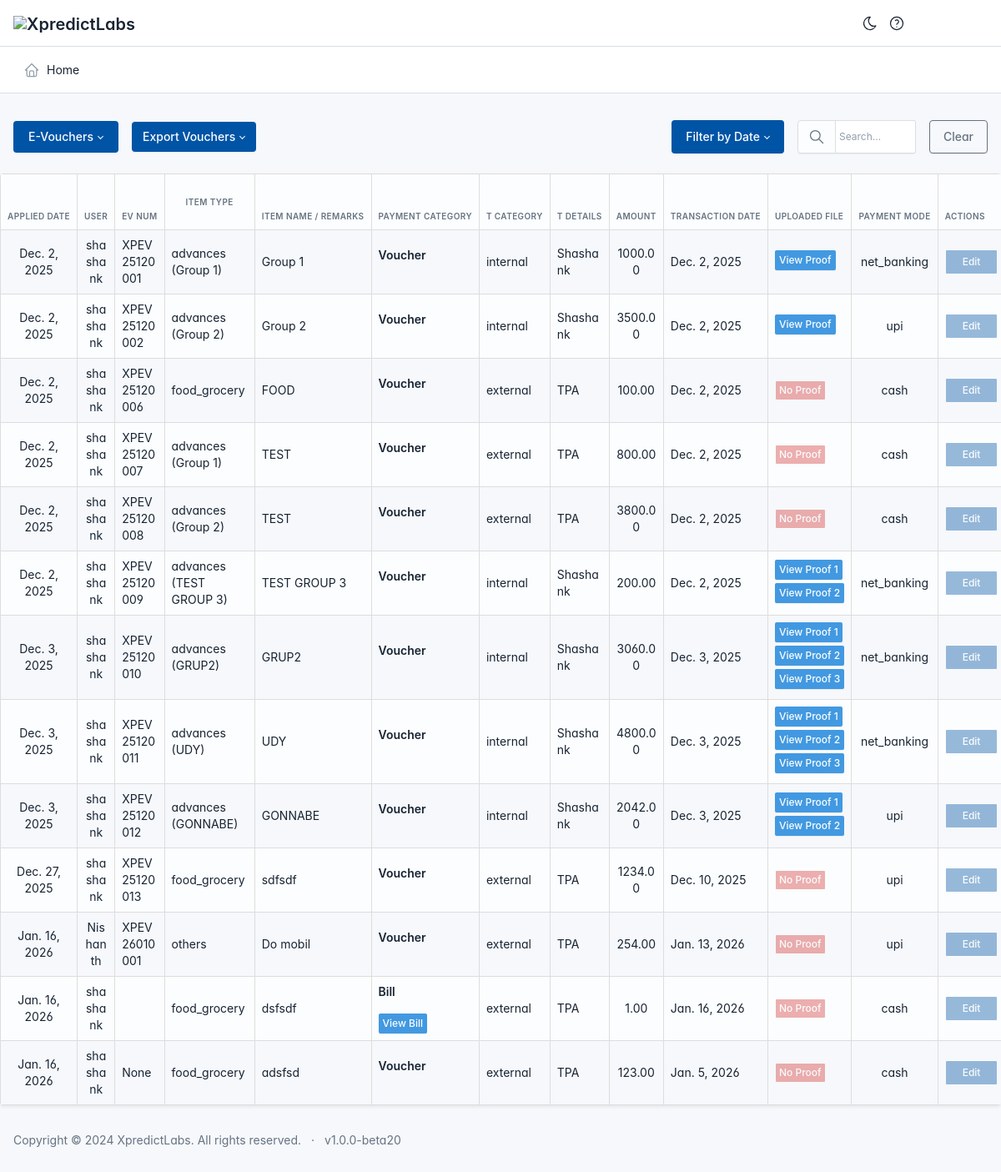
The app's page /website/search/ with its own data.
### website/models.py (models this page shows, shortened)
class Expense(models.Model):
    ITEM_TYPES = [
        ('fright_transportation', 'Fright/Transportation'),
        ('food_grocery', 'Food/Grocery'),
        ('fuel_oil', 'Fuel and Oil'),
        ('others', 'Others'),
        ('vendor', 'Vendor'),
        ('reimbursement', 'Reimbursement'),
        ('site_services', 'Site Services'),
        ('advances', 'Advances'),
        ('travelling', 'Travelling'),
        ('electricity_bill', 'Electricity Bill'),
        ('internet_bill', 'Internet Bill'),
        ('postage_telegram', 'Postage and Telegram'),
        ('machine_repair', 'Machine Repair and Maintenance'),
        ('conveyance', 'Conveyance'),
        ('stationary_printing', 'Stationary and Printing'),
        ('hospitality', 'Hospitality'),
        ('medicine', 'Medicine'),
    ]
    TRANSACTION_CATEGORY_CHOICES = [
        ('internal', 'Internal'),
        ('external', 'External'),
    ]
    PAYMENT_MODE_CHOICES = [
        ('cash', 'Cash'),
        ('upi', 'UPI'),
        ('net_banking', 'Net Banking'),
        ('debit_card', 'Debit Card'),
        ('credit_card', 'Credit Card'),
    ]
    PAYMENT_OPTIONS = [
    ('bill', 'Bill'),
    ('voucher', 'Voucher'),
    ('gst', 'GST'),
     ('2_wheeler', '2-Wheeler'),
    ('4_wheeler', '4-Wheeler'),
]
    created_by = models.ForeignKey(User, on_delete=models.CASCADE, related_name='created_expenses', null=True, blank=True)
    item_type = models.CharField(max_length=50, choices=ITEM_TYPES, blank=True, null=True)
    item_name = models.CharField(max_length=100, blank=True, null=True)
    date = models.DateField(auto_now_add=True)
    transaction_option = models.CharField(max_length=20, choices=PAYMENT_OPTIONS, null=True)
    bill_photo = models.FileField(upload_to='bills/', blank=True, null=True)
    voucher_number = models.CharField(max_length=100, blank=True, null=True)
    transaction_category = models.CharField(max_length=100, choices=TRANSACTION_CATEGORY_CHOICES, blank=True, null=True)
    internal_option = models.CharField(max_length=100, null=True, blank=True, default='abs')
    external_type = models.CharField(max_length=100, null=True, blank=True, default='legs')
    gst_photo = models.ImageField(upload_to='gst_photos/', null=True, blank=True)
    payment_mode = models.CharField(max_length=20, choices=PAYMENT_MODE_CHOICES, blank=True, null=True)
    proof_photo = models.FileField(upload_to='proofs/', blank=True, null=True)
    amount = models.DecimalField(max_digits=10, decimal_places=2, blank=True, null=True)
    transaction_details = models.TextField(null=True, blank=True)
    evoucher_number = models.CharField(max_length=100, blank=True, null=True)
    transaction_date = models.DateField(null=True, blank=True)
    status = models.CharField(max_length=20, choices=[('pending', 'Pending'), ('paid', 'Paid'), ('rejected', 'Rejected')], default='pending')
    is_draft = models.BooleanField(default=False)
    advance_group = models.ForeignKey('AdvanceGroup', on_delete=models.SET_NULL, null=True, blank=True)
    rejection_reason = models.TextField(blank=True, null=True, default='NONE')
    is_approved = models.BooleanField(default=False)
    is_rejected = models.BooleanField(default=False)
    km = models.DecimalField(max_digits=10, decimal_places=2, blank=True, null=True)  # Kilometers field
    conveyance = models.ForeignKey('Conveyance', on_delete=models.SET_NULL, null=True, blank=True)  # Use string for Conveyance
    delete_requested = models.BooleanField(default=False)
    is_allocation = models.BooleanField(default=False)

class AdvanceGroup(models.Model):
    name = models.CharField(max_length=255)
    total_advance = models.DecimalField(max_digits=10, decimal_places=2, default=0)
    used_advance = models.DecimalField(max_digits=10, decimal_places=2, default=0)
    created_at = models.DateTimeField(auto_now_add=True)
    remaining_balance = models.DecimalField(max_digits=12, decimal_places=2, default=0)
    is_closed = models.BooleanField(default=False)
    leader = models.ForeignKey(User, on_delete=models.SET_NULL, null=True, blank=True, related_name="led_advance_groups")
    payment_mode = models.CharField(max_length=50,
    choices=[
        ("cash", "Cash"),
        ("upi", "UPI"),
        ("net_banking", "Net Banking"),
        ("cheque", "Cheque"),
        ("other", "Other"),
    ],
    default="net_banking",
)

class ProofPhoto(models.Model):
    expense = models.ForeignKey(Expense, related_name='proof_photos', on_delete=models.CASCADE)
    file = models.FileField(upload_to='proofs/')

### website/views.py (the view, shortened to what this page needs)
# urls.py: path('search/', views.search_view, name='search_view'),
def search_view(request):
    search_query = request.GET.get('search', '')
    expenses = Expense.objects.all()
    return render(request, 'xp/item_form.html', {'expenses': expenses, 'search_query': search_query})

### templates/xp/item_form.html (shortened to what this page needs)
{% extends 'base.html' %}
{% block content %}
<div class="container-fluid mt-5">
    <div class="row mb-4">
        <div class="col-12 col-md-8 d-flex justify-content-start align-items-center flex-wrap gap-3 mb-3 mb-md-0">
            <div class="dropdown">
                <button class="btn btn-primary btn dropdown-toggle" type="button" id="voucherDropdown" data-bs-toggle="dropdown" aria-expanded="false" style="padding: 8px 17px;">
                    E-Vouchers
                </button>
            </div>
            <div class="dropdown">
                <button class="btn btn-primary dropdown-toggle " type="button" id="exportDropdown" data-bs-toggle="dropdown" aria-expanded="false" style="padding: 7px 12px;">
                Export Vouchers
                </button>
            </div>
        </div>
        <div class="col-12 col-md-4 d-flex justify-content-end align-items-center gap-3">
                    <div class="dropdown">
            <button class="btn btn-primary dropdown-toggle" type="button" id="filterDateButton" data-bs-toggle="dropdown" aria-expanded="false">
            Filter by Date
            </button>
        </div>
            <form method="get" action="{% url 'item_form' %}" autocomplete="off" class="d-flex align-items-center gap-2">
                <div class="input-group">
                    <span class="input-group-text bg-light">
                    </span>
                    <input type="text" name="q" value="{{ request.GET.q }}" class="form-control form-control-sm" placeholder="Search…" aria-label="Search">
                </div>
            </form>
            <a href="?" class="btn btn-outline-secondary btn-md" id="clearButton">Clear</a>
        </div>
    </div>
</div>
    <div id="expenseTableContainer" class="table-responsive shadow-sm rounded">
        <table class="table table-striped table-hover align-middle" style="border-collapse: collapse;">
            <thead class="table-dark">
                <tr>
                    <th style="width: 12%; border: 1px solid #ddd; padding: 8px;">Applied Date</th>
                    <th style="width: 30%; border: 1px solid #ddd; padding: 8px;">User</th>
                    <th style="width: 22%; border: 1px solid #ddd; padding: 8px;">EV num</th>
                    <th style="width: 22%; border: 1px solid #ddd; padding: 25px;">Item Type</th>
                    <th style="width: 15%; border: 1px solid #ddd; padding: 8px;">Item Name / Remarks</th>
                    <th style="width: 15%; border: 1px solid #ddd; padding: 8px;">Payment Category</th>
                    <th style="width: 10%; border: 1px solid #ddd; padding: 8px;">T Category</th>
                    <th style="width: 10%; border: 1px solid #ddd; padding: 8px;">T Details</th>
                    <th style="width: 10%; border: 1px solid #ddd; padding: 8px;">Amount</th>
                    <th style="width: 10%; border: 1px solid #ddd; padding: 8px;">Transaction Date</th>
                    <th style="width: 15%; border: 1px solid #ddd; padding: 8px;">Uploaded File</th>
                    <th style="width: 10%; border: 1px solid #ddd; padding: 8px;">Payment Mode</th>
                    <th style="width: 10%; border: 1px solid #ddd; padding: 8px;">Actions</th>
                </tr>
            </thead>
            <tbody>
                {% for exp in expenses %}
                <tr>
                    <td class="text-center" style="border: 1px solid #ddd; padding: 8px;">{{ exp.date }}</td>
                    <td class="text-center" style="border: 1px solid #ddd; padding: 8px;">{{ exp.created_by }}</td>
                    <td style="border: 1px solid #ddd; padding: 8px;">{{ exp.evoucher_number }}</td>
                    <td style="border: 1px solid #ddd; padding: 8px;">
                      {{ exp.item_type }}
                      {% if exp.item_type == 'advances' %}
                        ({{ exp.advance_group.name }})
                      {% endif %}
                    </td>
                    <td style="border: 1px solid #ddd; padding: 8px;">{{ exp.item_name }}</td>
                    <td style="border: 1px solid #ddd; padding: 8px;">
                        <div>
                          {% if exp.transaction_option == 'gst' and exp.gst_photo %}
                            <p><strong>GST</strong></p>
                            <a href="#" class="btn btn-info btn-sm" data-bs-toggle="modal" data-bs-target="#gstModal{{ exp.id }}">View GST</a>
                            <div class="modal fade" id="gstModal{{ exp.id }}" tabindex="-1" aria-labelledby="gstModalLabel{{ exp.id }}" aria-hidden="true">
                              <div class="modal-dialog modal-dialog-centered modal-lg">
                                <div class="modal-content">
                                  <div class="modal-header">
                                    <h5 class="modal-title" id="gstModalLabel{{ exp.id }}">GST Photo</h5>
                                    <button type="button" class="btn-close" data-bs-dismiss="modal" aria-label="Close"></button>
                                  </div>
                                  <div class="modal-body text-center">
                                    <img src="{{ exp.gst_photo.url }}" alt="GST Photo" class="img-fluid rounded shadow mb-3" style="max-height: 500px;">
                                    <div>
                                      <a href="{{ exp.gst_photo.url }}" download class="btn btn-success">Download GST</a>
                                    </div>
                                  </div>
                                </div>
                              </div>
                            </div>
                          {% elif exp.transaction_option == 'bill' and exp.bill_photo %}
                            <p><strong>Bill</strong></p>
                            <a href="#" class="btn btn-info btn-sm" data-bs-toggle="modal" data-bs-target="#billModal{{ exp.id }}">View Bill</a>
                            {% elif exp.transaction_option == 'voucher' %}
                            <p><strong>Voucher</strong></p>
                          {% elif exp.transaction_option %}
                            <p>{{ exp.transaction_option|title }} selected</p>
                          {% else %}
                            <span class="text-muted">No File, Voucher, or Conveyance</span>
                          {% endif %}
                        </div>
                      </td>
                    <td style="border: 1px solid #ddd; padding: 8px;">{{ exp.transaction_category }}</td>
                    <td style="border: 1px solid #ddd; padding: 8px;">
                      {% if exp.transaction_category == 'internal' %}
                      {{ exp.internal_option }}
                  {% elif exp.transaction_category == 'external' %}
                      {{ exp.external_type }}
                  {% endif %}
                  </td>
                    <td class="text-center" style="border: 1px solid #ddd; padding: 8px;">{{ exp.amount }}</td>
                    <td style="border: 1px solid #ddd; padding: 8px;">{{ exp.transaction_date }}</td>
                    <td style="border: 1px solid #ddd; padding: 8px;">
                        {% if exp.proof_photo %}
                          <a href="#" class="btn btn-info btn-sm mb-1" data-bs-toggle="modal" data-bs-target="#proofModalSingle{{ exp.id }}">
                            View Proof
                          </a>
                        {% endif %}
                        {% if exp.proof_photos.exists %}
                        {% for proof in exp.proof_photos.all %}
                            <a href="#" class="btn btn-info btn-sm mb-1"
                              data-bs-toggle="modal"
                              data-bs-target="#proofModal{{ proof.id }}">
                                View Proof {{ forloop.counter }}
                            </a>
                        {% endfor %}
                    {% endif %}
                        {% if not exp.proof_photo and not exp.proof_photos.all %}
                          <button class="btn btn-danger btn-sm" disabled>No Proof</button>
                        {% endif %}
                      </td>
                    <td class="text-center" style="border: 1px solid #ddd; padding: 8px;">{{ exp.payment_mode }}</td>
                    <td style="border: 1px solid #ddd; padding: 8px;">
                        {% if exp.status == 'paid' or exp.is_approved %}
                            <button class="btn btn-primary btn-sm" style="padding: 5px 20px;" disabled>Edit</button>
                        {% else %}
                            <a href="{% url 'edit_item' exp.id %}" class="btn btn-primary btn-sm" style="padding: 5px 20px;">Edit</a>
                        {% endif %}
                    </td>
                </tr>
                {% empty %}
                <tr>
                    <td colspan="12" class="text-center text-muted">No records found.</td>
                </tr>
                {% endfor %}
            </tbody>
        </table>
    </div>
</div>
{% endblock %}

### records on screen
Expense: date "Dec. 2, 2025", created_by "shashank", evoucher_number "XPEV25120001", item_type "advances", advance_group.name "Group 1", item_name "Group 1", transaction_option "Voucher", transaction_category "internal", internal_option "Shashank", amount "1000.00", transaction_date "Dec. 2, 2025", payment_mode "net_banking", status "Edit"
Expense: date "Dec. 2, 2025", created_by "shashank", evoucher_number "XPEV25120002", item_type "advances", advance_group.name "Group 2", item_name "Group 2", transaction_option "Voucher", transaction_category "internal", internal_option "Shashank", amount "3500.00", transaction_date "Dec. 2, 2025", payment_mode "upi", status "Edit"
Expense: date "Dec. 2, 2025", created_by "shashank", evoucher_number "XPEV25120006", item_type "food_grocery", item_name "FOOD", transaction_option "Voucher", transaction_category "external", external_type "TPA", amount "100.00", transaction_date "Dec. 2, 2025", proof_photo "No Proof", payment_mode "cash", status "Edit"
Expense: date "Dec. 2, 2025", created_by "shashank", evoucher_number "XPEV25120007", item_type "advances", advance_group.name "Group 1", item_name "TEST", transaction_option "Voucher", transaction_category "external", external_type "TPA", amount "800.00", transaction_date "Dec. 2, 2025", proof_photo "No Proof", payment_mode "cash", status "Edit"
Expense: date "Dec. 2, 2025", created_by "shashank", evoucher_number "XPEV25120008", item_type "advances", advance_group.name "Group 2", item_name "TEST", transaction_option "Voucher", transaction_category "external", external_type "TPA", amount "3800.00", transaction_date "Dec. 2, 2025", proof_photo "No Proof", payment_mode "cash", status "Edit"
Expense: date "Dec. 2, 2025", created_by "shashank", evoucher_number "XPEV25120009", item_type "advances", advance_group.name "TEST GROUP 3", item_name "TEST GROUP 3", transaction_option "Voucher", transaction_category "internal", internal_option "Shashank", amount "200.00", transaction_date "Dec. 2, 2025", payment_mode "net_banking", status "Edit"
Expense: date "Dec. 3, 2025", created_by "shashank", evoucher_number "XPEV25120010", item_type "advances", advance_group.name "GRUP2", item_name "GRUP2", transaction_option "Voucher", transaction_category "internal", internal_option "Shashank", amount "3060.00", transaction_date "Dec. 3, 2025", payment_mode "net_banking", status "Edit"
Expense: date "Dec. 3, 2025", created_by "shashank", evoucher_number "XPEV25120011", item_type "advances", advance_group.name "UDY", item_name "UDY", transaction_option "Voucher", transaction_category "internal", internal_option "Shashank", amount "4800.00", transaction_date "Dec. 3, 2025", payment_mode "net_banking", status "Edit"
Expense: date "Dec. 3, 2025", created_by "shashank", evoucher_number "XPEV25120012", item_type "advances", advance_group.name "GONNABE", item_name "GONNABE", transaction_option "Voucher", transaction_category "internal", internal_option "Shashank", amount "2042.00", transaction_date "Dec. 3, 2025", payment_mode "upi", status "Edit"
Expense: date "Dec. 27, 2025", created_by "shashank", evoucher_number "XPEV25120013", item_type "food_grocery", item_name "sdfsdf", transaction_option "Voucher", transaction_category "external", external_type "TPA", amount "1234.00", transaction_date "Dec. 10, 2025", proof_photo "No Proof", payment_mode "upi", status "Edit"
Expense: date "Jan. 16, 2026", created_by "Nishanth", evoucher_number "XPEV26010001", item_type "others", item_name "Do mobil", transaction_option "Voucher", transaction_category "external", external_type "TPA", amount "254.00", transaction_date "Jan. 13, 2026", proof_photo "No Proof", payment_mode "upi", status "Edit"
Expense: date "Jan. 16, 2026", created_by "shashank", item_type "food_grocery", item_name "dsfsdf", transaction_category "external", external_type "TPA", amount "1.00", transaction_date "Jan. 16, 2026", proof_photo "No Proof", payment_mode "cash", status "Edit"
Expense: date "Jan. 16, 2026", created_by "shashank", evoucher_number "None", item_type "food_grocery", item_name "adsfsd", transaction_option "Voucher", transaction_category "external", external_type "TPA", amount "123.00", transaction_date "Jan. 5, 2026", proof_photo "No Proof", payment_mode "cash", status "Edit"
